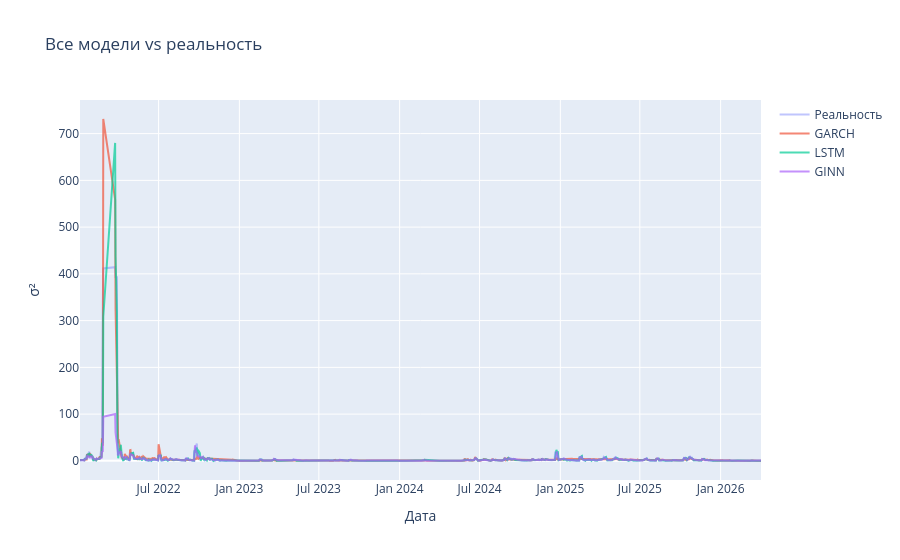

Notebook source saved alongside this figure:
### Code cell
fig = go.Figure()
fig.add_trace(go.Scatter(x=dates_test, y=targets_denorm, name='Реальность', opacity=0.4))
fig.add_trace(go.Scatter(x=dates_test, y=garch_preds_raw, name='GARCH', opacity=0.7))
fig.add_trace(go.Scatter(x=dates_test, y=preds_denorm, name='LSTM', opacity=0.7))
fig.add_trace(go.Scatter(x=dates_test, y=ginn_preds_denorm, name='GINN', opacity=0.7))
# fig.add_trace(go.Scatter(x=dates_test, y=ginn0_preds_denorm, name='GINN-0', opacity=0.7))
fig.update_layout(title='Все модели vs реальность', xaxis_title='Дата', yaxis_title='σ²')
fig.show()

### Figure 1 — Plotly figure (JSON) as saved in the notebook; plotly's stock layout.template omitted (floating-point values rounded to 4 significant figures; data arrays with more than 128 entries replaced by an {"elided": "..."} marker saying what was removed)
{"data": [{"name": "Реальность", "opacity": 0.4, "type": "scatter", "x": {"elided": "1062 str values"}, "y": {"elided": "1062 float values"}}, {"name": "GARCH", "opacity": 0.7, "type": "scatter", "x": {"elided": "1062 str values"}, "y": {"elided": "1062 float values"}}, {"name": "LSTM", "opacity": 0.7, "type": "scatter", "x": {"elided": "1062 str values"}, "y": {"elided": "1062 float values"}}, {"name": "GINN", "opacity": 0.7, "type": "scatter", "x": {"elided": "1062 str values"}, "y": {"elided": "1062 float values"}}], "layout": {"title": {"text": "Все модели vs реальность"}, "xaxis": {"title": {"text": "Дата"}}, "yaxis": {"title": {"text": "σ²"}}}}
